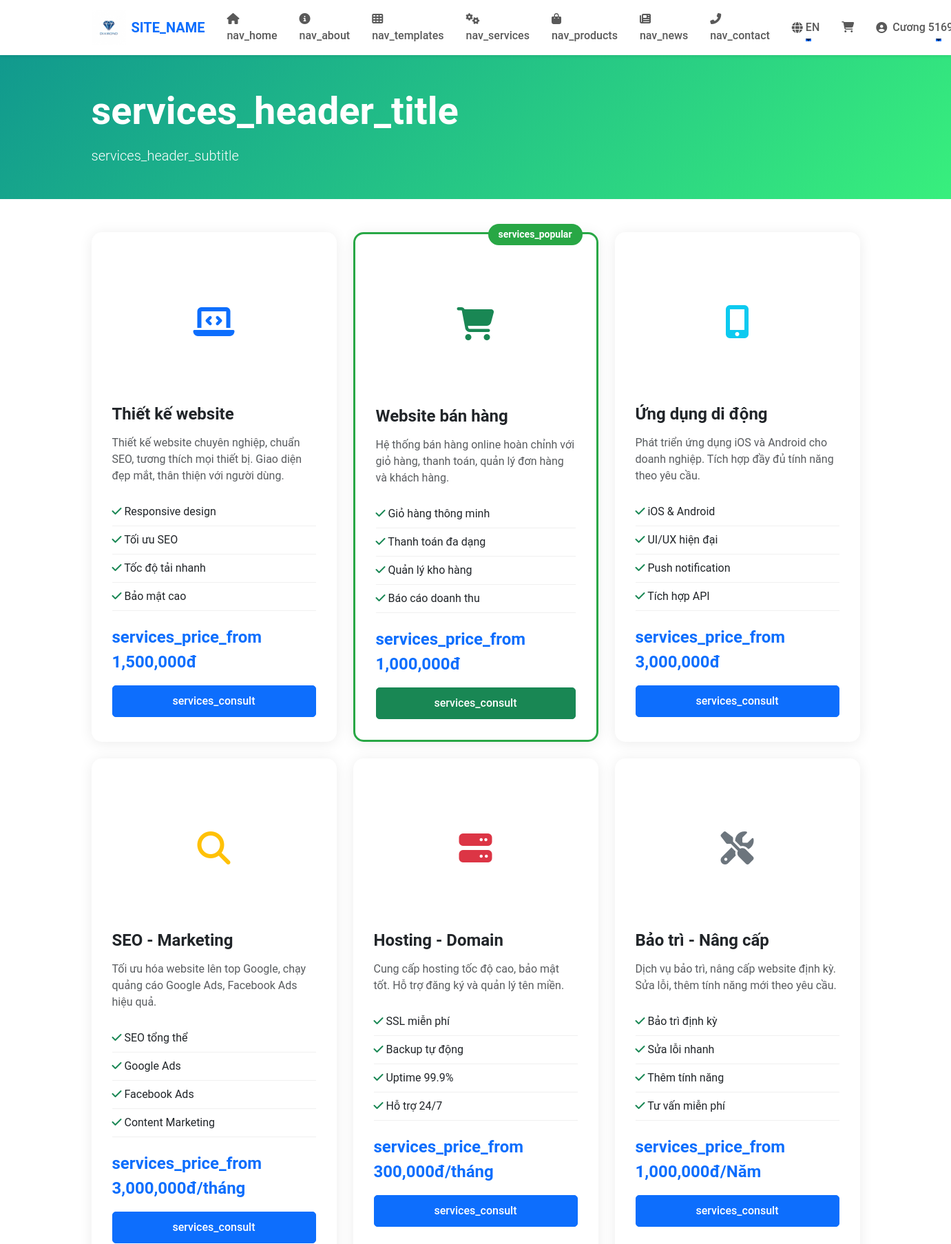
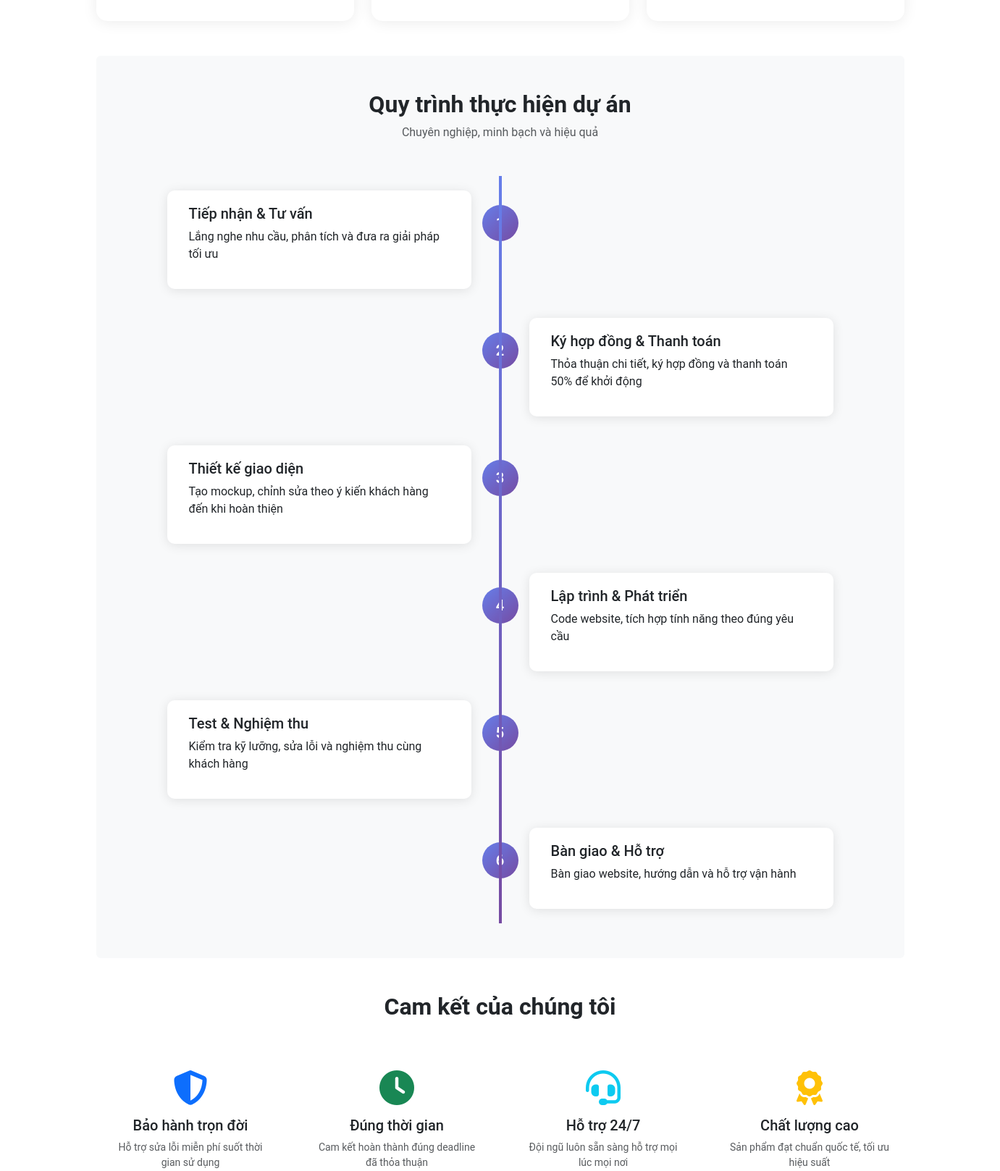
/services.php?lang=en (signed in, upper part), run on the app's committed database (2 pictures, top to bottom).
### tables this page shows
CREATE TABLE `services` (
  `id` int(11) NOT NULL,
  `name` varchar(255) NOT NULL,
  `slug` varchar(255) NOT NULL,
  `description` text DEFAULT NULL,
  `content` longtext DEFAULT NULL,
  `icon` varchar(100) DEFAULT NULL,
  `image` varchar(255) DEFAULT NULL,
  `price_from` decimal(10,2) DEFAULT NULL,
  `price_unit` varchar(50) DEFAULT NULL,
  `features` text DEFAULT NULL,
  `featured` tinyint(1) DEFAULT 0,
  `status` enum('active','inactive') DEFAULT 'active',
  `sort_order` int(11) DEFAULT 0,
  `created_at` timestamp NOT NULL DEFAULT current_timestamp(),
  `updated_at` timestamp NOT NULL DEFAULT current_timestamp() ON UPDATE current_timestamp()
);

### config/lang.php (called while the page is built, shortened)
<?php
function __($key, $default = '') {
    global $translations;
    return isset($translations[$key]) ? $translations[$key] : ($default ? $default : $key);
}
function lang($key, $default = '') {
    return __($key, $default);
}
?>

### services.php (the view, shortened to what this page needs)
<?php
require_once 'config/database.php';
require_once 'config/lang.php';
$database = new Database();
$db = $database->getConnection();
$services = [];
try {
    $query = "SELECT * FROM services WHERE status = 'active' ORDER BY sort_order ASC, created_at DESC";
    $stmt = $db->prepare($query);
    $stmt->execute();
    $services = $stmt->fetchAll(PDO::FETCH_ASSOC);
} catch (PDOException $e) {
    $services = [];
}
include 'includes/header.php';
?>
<div class="page-header bg-gradient-success text-white py-5 mb-5">
    <div class="container">
        <div class="row align-items-center">
            <div class="col-lg-8">
                <h1 class="display-4 fw-bold mb-3"><?php echo lang('services_header_title'); ?></h1>
                <p class="lead mb-0"><?php echo lang('services_header_subtitle'); ?></p>
            </div>
        </div>
    </div>
</div>
<div class="container my-5">
    <div class="row g-4 mb-5">
        <?php if (empty($services)): ?>
            <div class="col-12">
                <div class="alert alert-info text-center">
                    <i class="fas fa-info-circle"></i> Chưa có dịch vụ nào được cập nhật. Vui lòng quay lại sau.
                </div>
            </div>
        <?php else: ?>
            <?php foreach ($services as $service): ?>
                <?php
                $icon_class = $service['icon'] ?: 'fas fa-concierge-bell';
                $icon_colors = [
                    'fa-laptop-code' => 'text-primary',
                    'fa-shopping-cart' => 'text-success',
                    'fa-mobile-alt' => 'text-info',
                    'fa-search' => 'text-warning',
                    'fa-server' => 'text-danger',
                    'fa-tools' => 'text-secondary'
                ];
                $icon_color = 'text-primary';
                foreach ($icon_colors as $icon_key => $color) {
                    if (strpos($icon_class, $icon_key) !== false) {
                        $icon_color = $color;
                        break;
                    }
                }
                $features_list = [];
                if (!empty($service['features'])) {
                    $features_lines = explode("\n", $service['features']);
                    foreach ($features_lines as $line) {
                        $line = trim($line);
                        if (!empty($line)) {
                            $features_list[] = $line;
                        }
                    }
                }
                $price_display = '';
                if ($service['price_from']) {
                    $price_display = lang('services_price_from') . ' ' . number_format($service['price_from']);
                    if ($service['price_unit']) {
                        $price_display .= $service['price_unit'];
                    } else {
                        $price_display .= ($lang == 'vi' ? 'đ' : ' VND');
                    }
                }
                $btn_class = $service['featured'] ? 'btn-success' : 'btn-primary';
                ?>
                <div class="col-md-6 col-lg-4">
                    <div class="service-card h-100 <?php echo $service['featured'] ? 'featured' : ''; ?>">
                        <?php if ($service['featured']): ?>
                            <div class="featured-badge"><?php echo lang('services_popular'); ?></div>
                        <?php endif; ?>
                        <div class="service-icon">
                            <?php if ($service['image']): ?>
                                <i class="<?php echo htmlspecialchars($icon_class); ?> fa-3x <?php echo $icon_color; ?>" style="display: none;"></i>
                            <?php else: ?>
                                <i class="<?php echo htmlspecialchars($icon_class); ?> fa-3x <?php echo $icon_color; ?>"></i>
                            <?php endif; ?>
                        </div>
                        <h4><?php echo htmlspecialchars($service['name']); ?></h4>
                        <p class="text-muted"><?php echo htmlspecialchars($service['description']); ?></p>
                        <?php if (!empty($features_list)): ?>
                            <ul class="service-features">
                                <?php foreach ($features_list as $feature): ?>
                                    <li><i class="fas fa-check text-success"></i> <?php echo htmlspecialchars($feature); ?></li>
                                <?php endforeach; ?>
                            </ul>
                        <?php endif; ?>
                        <?php if ($price_display): ?>
                            <div class="price-tag"><?php echo $price_display; ?></div>
                        <?php endif; ?>
                        <a href="<?php echo SITE_URL; ?>/contact.php" class="btn <?php echo $btn_class; ?> w-100 mt-3">
                            <?php echo lang('services_consult'); ?>
                        </a>
                    </div>
                </div>
            <?php endforeach; ?>
        <?php endif; ?>
    </div>
    <section class="my-5 py-5 bg-light rounded">
        <div class="container">
            <div class="text-center mb-5">
                <h2 class="fw-bold">Quy trình thực hiện dự án</h2>
                <p class="text-muted">Chuyên nghiệp, minh bạch và hiệu quả</p>
            </div>
            <div class="timeline">
                <div class="timeline-item left">
                    <div class="timeline-content">
                        <span class="timeline-number">1</span>
                        <h5>Tiếp nhận & Tư vấn</h5>
                        <p>Lắng nghe nhu cầu, phân tích và đưa ra giải pháp tối ưu</p>
                    </div>
                </div>
                <div class="timeline-item right">
                    <div class="timeline-content">
                        <span class="timeline-number">2</span>
                        <h5>Ký hợp đồng & Thanh toán</h5>
                        <p>Thỏa thuận chi tiết, ký hợp đồng và thanh toán 50% để khởi động</p>
                    </div>
                </div>
                <div class="timeline-item left">
                    <div class="timeline-content">
                        <span class="timeline-number">3</span>
                        <h5>Thiết kế giao diện</h5>
                        <p>Tạo mockup, chỉnh sửa theo ý kiến khách hàng đến khi hoàn thiện</p>
                    </div>
                </div>
                <div class="timeline-item right">
                    <div class="timeline-content">
                        <span class="timeline-number">4</span>
                        <h5>Lập trình & Phát triển</h5>
                        <p>Code website, tích hợp tính năng theo đúng yêu cầu</p>
                    </div>
                </div>
                <div class="timeline-item left">
                    <div class="timeline-content">
                        <span class="timeline-number">5</span>
                        <h5>Test & Nghiệm thu</h5>
                        <p>Kiểm tra kỹ lưỡng, sửa lỗi và nghiệm thu cùng khách hàng</p>
                    </div>
                </div>
                <div class="timeline-item right">
                    <div class="timeline-content">
                        <span class="timeline-number">6</span>
                        <h5>Bàn giao & Hỗ trợ</h5>
                        <p>Bàn giao website, hướng dẫn và hỗ trợ vận hành</p>
                    </div>
                </div>
            </div>
        </div>
    </section>
    <section class="my-5">
        <div class="text-center mb-5">
            <h2 class="fw-bold">Cam kết của chúng tôi</h2>
        </div>
        <div class="row g-4">
            <div class="col-md-3 col-6">
                <div class="commitment-item text-center">
                    <i class="fas fa-shield-alt fa-3x text-primary mb-3"></i>
                    <h5>Bảo hành trọn đời</h5>
                    <p class="text-muted small">Hỗ trợ sửa lỗi miễn phí suốt thời gian sử dụng</p>
                </div>
            </div>
            <div class="col-md-3 col-6">
                <div class="commitment-item text-center">
                    <i class="fas fa-clock fa-3x text-success mb-3"></i>
                    <h5>Đúng thời gian</h5>
                    <p class="text-muted small">Cam kết hoàn thành đúng deadline đã thỏa thuận</p>
                </div>
            </div>
            <div class="col-md-3 col-6">
                <div class="commitment-item text-center">
                    <i class="fas fa-headset fa-3x text-info mb-3"></i>
                    <h5>Hỗ trợ 24/7</h5>
                    <p class="text-muted small">Đội ngũ luôn sẵn sàng hỗ trợ mọi lúc mọi nơi</p>
                </div>
            </div>
            <div class="col-md-3 col-6">
                <div class="commitment-item text-center">
                    <i class="fas fa-award fa-3x text-warning mb-3"></i>
                    <h5>Chất lượng cao</h5>
                    <p class="text-muted small">Sản phẩm đạt chuẩn quốc tế, tối ưu hiệu suất</p>
                </div>
            </div>
        </div>
    </section>
</div>
<?php include 'includes/footer.php'; ?>

### assets/css/style.css (style rules this page uses)
:root { --primary-color: #0d6efd; --secondary-color: #6c757d; --success-color: #198754; --danger-color: #dc3545; }
body { font-family: 'Roboto', sans-serif; }
.btn { border-radius: 5px; padding: 10px 20px; font-weight: 500; transition: all 0.3s ease; }

### assets/css/landing.css (style rules this page uses)
:root { --primary-color: #0d6efd; --secondary-color: #6c757d; --success-color: #198754; --warning-color: #ffc107; --danger-color: #dc3545; --info-color: #0dcaf0; --light-color: #f8f9fa; --dark-color: #212529; }
* { margin: 0; padding: 0; box-sizing: border-box; }
body { font-family: 'Roboto', 'Segoe UI', sans-serif; color: var(--dark-color); overflow-x: hidden; }

### services.php (style rules this page uses)
.bg-gradient-success { background: linear-gradient(135deg, #11998e 0%, #38ef7d 100%); }
.service-card { padding: 30px; border-radius: 15px; background: white; box-shadow: 0 2px 20px rgba(0,0,0,0.08); transition: all 0.3s ease; position: relative; }
.service-card.featured { border: 3px solid #28a745; }
.featured-badge { position: absolute; top: -15px; right: 20px; background: #28a745; color: white; padding: 5px 15px; border-radius: 20px; font-size: 14px; font-weight: bold; }
.service-icon { margin-bottom: 20px; text-align: center; min-height: 200px; display: flex; align-items: center; justify-content: center; }
.service-card h4 { margin-bottom: 15px; font-weight: 700; }
.service-features { list-style: none; padding: 0; margin: 20px 0; }
.service-features li { padding: 8px 0; border-bottom: 1px solid #f0f0f0; }
.price-tag { font-size: 24px; font-weight: bold; color: #0d6efd; margin-top: 20px; }
.timeline { position: relative; max-width: 1000px; margin: 0 auto; }
.timeline::after { content: ''; position: absolute; width: 4px; background: linear-gradient(to bottom, #667eea, #764ba2); top: 0; bottom: 0; left: 50%; margin-left: -2px; }
.timeline-item { position: relative; width: 50%; padding: 20px 40px; }
.timeline-item.left { left: 0; }
.timeline-item.right { left: 50%; }
.timeline-content { padding: 20px 30px; background: white; border-radius: 10px; box-shadow: 0 2px 15px rgba(0,0,0,0.1); position: relative; }
.timeline-number { position: absolute; width: 50px; height: 50px; line-height: 50px; text-align: center; background: linear-gradient(135deg, #667eea, #764ba2); color: white; border-radius: 50%; font-weight: bold; font-size: 20px; top: 20px; }
.timeline-item.left .timeline-number { right: -65px; }
.timeline-item.right .timeline-number { left: -65px; }
.commitment-item { padding: 20px; transition: all 0.3s ease; }

### data on the page
services: name "Thiết kế website", description "Thiết kế website chuyên nghiệp, chuẩn SEO, tương thích mọi thiết bị. Giao diện đẹp mắt, thân thiện với người dùng.", feature "Responsive design", feature "Tối ưu SEO", feature "Tốc độ tải nhanh", feature "Bảo mật cao", price_display "services_price_from 1,500,000đ"
services: name "Website bán hàng", description "Hệ thống bán hàng online hoàn chỉnh với giỏ hàng, thanh toán, quản lý đơn hàng và khách hàng.", feature "Giỏ hàng thông minh", feature "Thanh toán đa dạng", feature "Quản lý kho hàng", feature "Báo cáo doanh thu", price_display "services_price_from 1,000,000đ"
services: name "Ứng dụng di động", description "Phát triển ứng dụng iOS và Android cho doanh nghiệp. Tích hợp đầy đủ tính năng theo yêu cầu.", feature "iOS & Android", feature "UI/UX hiện đại", feature "Push notification", feature "Tích hợp API", price_display "services_price_from 3,000,000đ"
services: name "SEO - Marketing", description "Tối ưu hóa website lên top Google, chạy quảng cáo Google Ads, Facebook Ads hiệu quả.", feature "SEO tổng thể", feature "Google Ads", feature "Facebook Ads", feature "Content Marketing", price_display "services_price_from 3,000,000đ/tháng"
services: name "Hosting - Domain", description "Cung cấp hosting tốc độ cao, bảo mật tốt. Hỗ trợ đăng ký và quản lý tên miền.", feature "SSL miễn phí", feature "Backup tự động", feature "Uptime 99.9%", feature "Hỗ trợ 24/7", price_display "services_price_from 300,000đ/tháng"
services: name "Bảo trì - Nâng cấp", description "Dịch vụ bảo trì, nâng cấp website định kỳ. Sửa lỗi, thêm tính năng mới theo yêu cầu.", feature "Bảo trì định kỳ", feature "Sửa lỗi nhanh", feature "Thêm tính năng", feature "Tư vấn miễn phí", price_display "services_price_from 1,000,000đ/Năm"

### other printed values
SITE_NAME "SITE_NAME"
lang('nav_home') "nav_home"
lang('nav_about') "nav_about"
lang('nav_templates') "nav_templates"
lang('nav_services') "nav_services"
lang('nav_products') "nav_products"
lang('nav_news') "nav_news"
lang('nav_contact') "nav_contact"
$lang "EN"
$_SESSION['user_name'] "Cương…"
lang('services_header_title') "services_header_title"
lang('services_header_subtitle') "services_header_subtitle"
